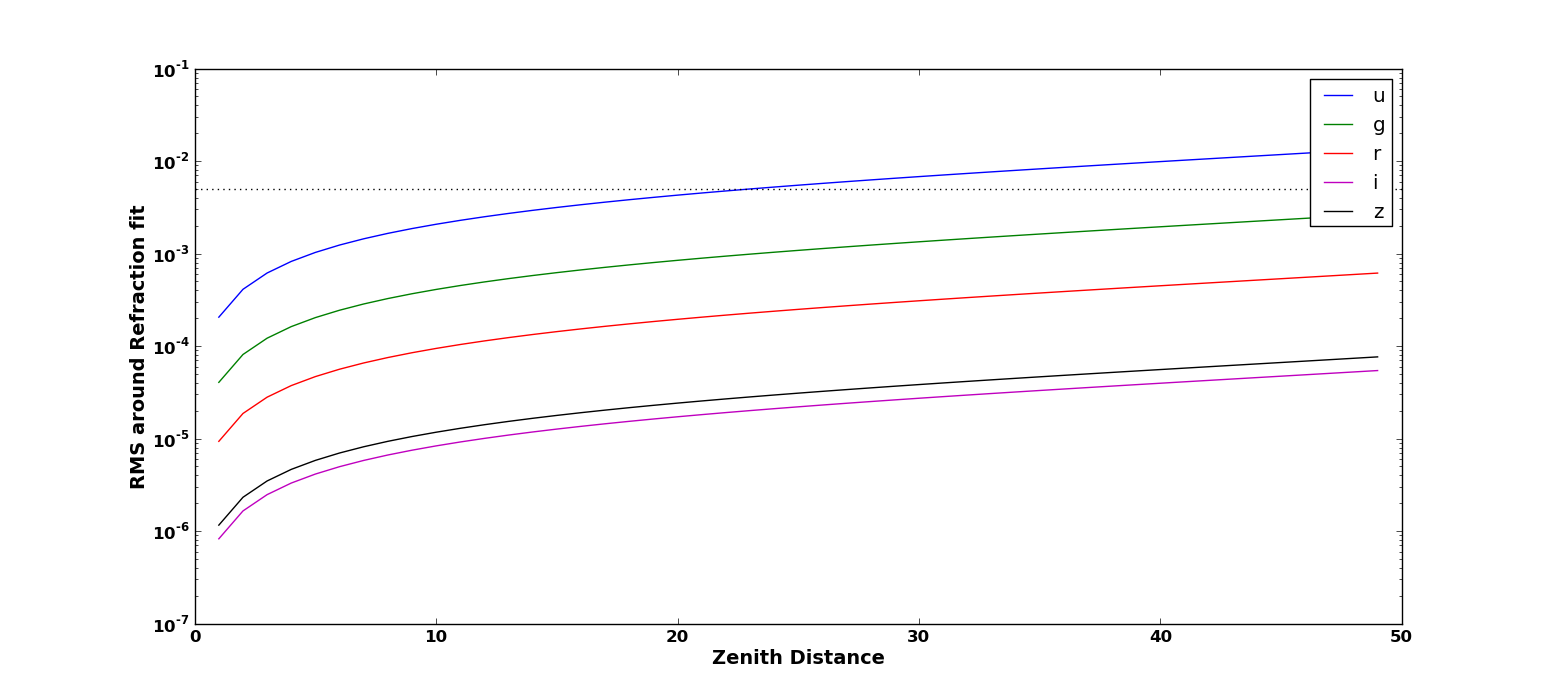

The Python source for this figure:
import sys, os
import numpy as np
import lsst.sims.catalogs.measures.photometry.Sed as Sed
import lsst.sims.catalogs.measures.photometry.Bandpass as Bandpass
import matplotlib.pyplot as plt
from matplotlib.ticker import FormatStrFormatter, MultipleLocator
import cPickle

majorLocatorx   = MultipleLocator(3)
majorLocatory   = MultipleLocator(2)

# This one plots refraction vs. color: What do I need to measure to
# estimate refraction?

contLevel  = 0.01
dcrLevel   = 5e-3
sedName    = "km15_5250.fits_g05_5470.gz"
zds        = np.arange(0, 50, 1)

# Extracted from Winter2014 DCR3.py
def getOffset(wavelen, flux, zd):
    off = refract(wavelen*10**-3,  zd * np.pi / 180.) * 180. / np.pi * 3600. # arcsec
    return np.sum(off * flux) / np.sum(flux)
def refract(wavelength, zd, P=520.0, T=20.0, f=8.0):
    xnm1  = 10**-6 * ( 64.328 + 29498.1 / (146.0 - 1/wavelength**2) + 255.4 / (41.0 - 1/wavelength**2) )
    xnm1 *= P * (1 + (1.049 - 0.0157 * T) * 10**-6 * P) / (720.883 * (1 + 0.003661 * T))
    xnm1 -= 10**-6 * f * (0.0624 - 0.000680/wavelength**2) / (1 + 0.003661 * T)
    xn    = xnm1 + 1
    r0    = (xn**2 - 1) / (2 * xn**2)
    of    = r0 * np.tan(zd) # radians
    return of

def getresids(A, Y):
    cov  = np.linalg.inv(np.dot(A.T, A))
    soln = np.dot(cov, np.dot(A.T, Y))
    pred = np.dot(soln, A.T)
    return soln, Y-pred

def doit(args):
    sed = args
    if sed.startswith("bergeron"):
        pref = "wDs"
        suff = ".gz"
    elif sed.startswith("k"):
        pref = "kurucz"
        suff = ".gz"
    elif sed.startswith("burrows") or sed.startswith("L") or sed.startswith("l") or sed.startswith("m"):
        pref = "mlt"
        suff = ".gz"

    star = Sed()
    star.readSED_flambda(os.path.join(catDir, "SEDs/starSED/%s/%s%s" % (pref, sed, suff)))
    star.flambdaTofnu()
    
    # Resample array elements
    wavelen        = star.wavelen
    fnu            = star.fnu
    wavelenu, fnuu = star.resampleSED(wavelen, fnu, wavelen_match=uBand.wavelen)
    waveleng, fnug = star.resampleSED(wavelen, fnu, wavelen_match=gBand.wavelen)
    wavelenr, fnur = star.resampleSED(wavelen, fnu, wavelen_match=rBand.wavelen)
    waveleni, fnui = star.resampleSED(wavelen, fnu, wavelen_match=iBand.wavelen)
    wavelenz, fnuz = star.resampleSED(wavelen, fnu, wavelen_match=zBand.wavelen)
    fluxu = fnuu * uBand.phi
    fluxg = fnug * gBand.phi
    fluxr = fnur * rBand.phi
    fluxi = fnui * iBand.phi
    fluxz = fnuz * zBand.phi

    fluxes = [fluxu, fluxg, fluxr, fluxi, fluxz]
    nflux  = 5
    colors = []
    for i in range(5):
        for j in range(i+1, 5):
            color = -2.5 * np.log10( np.sum(fluxes[i]) / np.sum(fluxes[j]) )
            colors.append(color)

    refrac = []
    for zd in zds:
        # Find R 
        ru = getOffset(waveleng, fluxu, zd)
        rg = getOffset(waveleng, fluxg, zd)
        rr = getOffset(wavelenr, fluxr, zd)
        ri = getOffset(waveleni, fluxi, zd)
        rz = getOffset(wavelenz, fluxz, zd)
        refrac.append((zd, ru, rg, rr, ri, rz))

    return sed, colors, refrac
    
def integrate(sed, bp):
    wavelen = sed.wavelen
    fnu = sed.fnu
    if sed.needResample(wavelen=wavelen, wavelen_match=bp.wavelen):
        wavelen, fnu = sed.resampleSED(wavelen, fnu, wavelen_match=bp.wavelen)
    return np.sum(fnu * bp.phi)

if __name__ == "__main__":
    pickleFile = "calculateSedDcr3.pickle"
    if not os.path.isfile(pickleFile):
        catDir = os.environ["CAT_SHARE_DATA"]
        filtDir = os.environ["LSST_THROUGHPUTS_BASELINE"]
        uBand  = Bandpass()
        gBand  = Bandpass()
        rBand  = Bandpass()
        iBand  = Bandpass()
        zBand  = Bandpass()
        uBand.readThroughput(os.path.join(filtDir, "total_u.dat"))
        gBand.readThroughput(os.path.join(filtDir, "total_g.dat"))
        rBand.readThroughput(os.path.join(filtDir, "total_r.dat"))
        iBand.readThroughput(os.path.join(filtDir, "total_i.dat"))
        zBand.readThroughput(os.path.join(filtDir, "total_z.dat"))
        uBand.sbTophi()
        gBand.sbTophi()
        rBand.sbTophi()
        iBand.sbTophi()
        zBand.sbTophi()
    
        seen = []
        for line in open(sys.argv[1]).readlines()[1:]:
            sed, mag, nsed = line.split()

            # These seem to have funky colors
            # Leading to u-band refraction RMS residuals of 0.06-0.07" 
            # Without it is 0.01"
            if sed.startswith("burrows") or sed.startswith("L"):
                continue

            if not sed in seen:
                seen.append(sed)
                
        import multiprocessing
        pool = multiprocessing.Pool(multiprocessing.cpu_count()-2)
        results = pool.map(doit, seen)
    
        cPickle.dump(results, open(pickleFile, "wb"))
    else:
        results = cPickle.load(open(pickleFile, "rb"))

    bands  = ("u", "g", "r", "i", "z")
    bcolor = ("b", "g", "r", "m", "k")
    colors = []
    for i in range(5):
        for j in range(i+1,5):
            colors.append("%s-%s" % (bands[i], bands[j]))

    # Refraction in a given band
    bestResults = {}
    for band, idx in zip(bands, (1,2,3,4,5)):
        print "REFRACTION IN %s BAND" % (band)

        # Find out which color works best in predicting the refraction for each passband
        oresults = {}

        #for cidx in range(10):
        # None do, composite colors basically win
        for cidx in range(0):

            # NOTE: the terms with pure color do not seem to work, the
            # solution is biased with mean residuals != 0.0

            # Model12 is refraction = A * tanz + B * tanz**2
            A12 = np.empty((0,2))
            Y12 = np.empty((0,))
            # Model13 is refraction = A * tanz + B * tanz**3
            A13 = np.empty((0,2))
            Y13 = np.empty((0,))

            # Model2 is refraction = A * tanz + C * tanz * color
            A2  = np.empty((0,2))
            Y2  = np.empty((0,))

            # Model32 is refraction = A * tanz + B * tanz**2 + C * tanz * color
            A32 = np.empty((0,3))
            Y32 = np.empty((0,))
            # Model33 is refraction = A * tanz + B * tanz**3 + C * tanz * color
            A33 = np.empty((0,3))
            Y33 = np.empty((0,))
            # Model33 is refraction = A * tanz + B * tanz**3 + C * tanz**5 + D * tanz * color
            A35 = np.empty((0,4))
            Y35 = np.empty((0,))

            # Model32 is refraction = A * tanz + B * tanz**2 + C * tanz * color + D * tanz**2 * color
            A42 = np.empty((0,4))
            Y42 = np.empty((0,))
            # Model33 is refraction = A * tanz + B * tanz**3 + C * tanz * color + D * tanz**3 * color
            A43 = np.empty((0,4))
            Y43 = np.empty((0,))
            # Model33 is refraction = A * tanz + B * tanz**3 + C * tanz**3 + D * tanz * color + E * tanz**3 * color + F * tanz**3 * color
            A45 = np.empty((0,6))
            Y45 = np.empty((0,))


            for result in results:
                color = result[1][cidx]
                zd    = np.array([x[0]   for x in result[2]])
                ref   = np.array([x[idx] for x in result[2]])
                tanz  = np.tan(zd*np.pi/180.) 

                if ref[-1] < 44.5 and band == "u":
                    print result[0]

                A12  = np.vstack((A12, np.vstack((tanz, tanz**2)).T))
                Y12  = np.append(Y12, ref)
                A13  = np.vstack((A13, np.vstack((tanz, tanz**3)).T))
                Y13  = np.append(Y13, ref)

                A2   = np.vstack((A2, np.vstack((tanz, tanz*color)).T))
                Y2   = np.append(Y2, ref)

                A32  = np.vstack((A32, np.vstack((tanz, tanz**2, tanz*color)).T))
                Y32  = np.append(Y32, ref)
                A33  = np.vstack((A33, np.vstack((tanz, tanz**3, tanz*color)).T))
                Y33  = np.append(Y33, ref)
                A35  = np.vstack((A35, np.vstack((tanz, tanz**3, tanz**5, tanz*color)).T))
                Y35  = np.append(Y35, ref)

                A42  = np.vstack((A42, np.vstack((tanz, tanz**2, tanz*color, tanz**2*color)).T))
                Y42  = np.append(Y42, ref)
                A43  = np.vstack((A43, np.vstack((tanz, tanz**3, tanz*color, tanz**3*color)).T))
                Y43  = np.append(Y43, ref)
                A45  = np.vstack((A45, np.vstack((tanz, tanz**3, tanz**5, tanz*color, tanz**3*color, tanz**5*color)).T))
                Y45  = np.append(Y45, ref)

            soln12, resid12 = getresids(A12, Y12)
            soln13, resid13 = getresids(A13, Y13)
            soln2,  resid2  = getresids(A2, Y2)
            soln32, resid32 = getresids(A32, Y32)
            soln33, resid33 = getresids(A33, Y33)
            soln35, resid35 = getresids(A35, Y35)
            soln42, resid42 = getresids(A42, Y42)
            soln43, resid43 = getresids(A43, Y43)
            soln45, resid45 = getresids(A45, Y45)

            #print " %s model 1 : resids %7.4f +/- %5.4f as" % (colors[cidx], np.mean(resid1), np.std(resid1)), soln1
            #print " %s model 2 : resids %7.4f +/- %5.4f as" % (colors[cidx], np.mean(resid2), np.std(resid2)), soln2
            #print " %s model 3 : resids %7.4f +/- %5.4f as" % (colors[cidx], np.mean(resid3), np.std(resid3)), soln3
            #print " %s model 4 : resids %7.4f +/- %5.4f as" % (colors[cidx], np.mean(resid4), np.std(resid4)), soln4
            #print " %s model 5 : resids %7.4f +/- %5.4f as" % (colors[cidx], np.mean(resid5), np.std(resid5)), soln5

            oresults[np.std(resid12)] =  (" %s model 1_2 : resids %8.5f +/- %6.5f as" % (colors[cidx], np.mean(resid12), np.std(resid12)), resid12)
            oresults[np.std(resid13)] =  (" %s model 1_3 : resids %8.5f +/- %6.5f as" % (colors[cidx], np.mean(resid13), np.std(resid13)), resid13)
            oresults[np.std(resid2)]  =  (" %s model 2   : resids %8.5f +/- %6.5f as" % (colors[cidx], np.mean(resid2),  np.std(resid2)),  resid2)
            oresults[np.std(resid32)] =  (" %s model 3_2 : resids %8.5f +/- %6.5f as" % (colors[cidx], np.mean(resid32), np.std(resid32)), resid32)
            oresults[np.std(resid33)] =  (" %s model 3_3 : resids %8.5f +/- %6.5f as" % (colors[cidx], np.mean(resid33), np.std(resid33)), resid33)
            oresults[np.std(resid35)] =  (" %s model 3_5 : resids %8.5f +/- %6.5f as" % (colors[cidx], np.mean(resid35), np.std(resid35)), resid35)
            oresults[np.std(resid42)] =  (" %s model 4_2 : resids %8.5f +/- %6.5f as" % (colors[cidx], np.mean(resid42), np.std(resid42)), resid42)
            oresults[np.std(resid43)] =  (" %s model 4_3 : resids %8.5f +/- %6.5f as" % (colors[cidx], np.mean(resid43), np.std(resid43)), resid43)
            oresults[np.std(resid45)] =  (" %s model 4_5 : resids %8.5f +/- %6.5f as" % (colors[cidx], np.mean(resid45), np.std(resid45)), resid45)

        # Finally, use all the colors to see which are useful
        # Model6 is refraction = A * tanz + Sum_i ( B_i tanz * color_i )
        # This does not look good; ignore
        #A6 = np.empty((0,6))
        #Y6 = np.empty((0,))

        # Model 7: Only u-g, g-r
        A7  = np.empty((0,3))
        Y7  = np.empty((0,))
        A73 = np.empty((0,6))
        Y73 = np.empty((0,))

        # Model 8: Only g-r, r-i
        A8  = np.empty((0,3))
        Y8  = np.empty((0,))
        A83 = np.empty((0,6))
        Y83 = np.empty((0,))

        # Model 9: Only r-i, i-z
        A9  = np.empty((0,3))
        Y9  = np.empty((0,))
        A93 = np.empty((0,6))
        Y93 = np.empty((0,))

        for result in results:
            zd    = np.array([x[0]   for x in result[2]])
            ref   = np.array([x[idx] for x in result[2]])
            tanz  = np.tan(zd*np.pi/180.) 
            #A6    = np.vstack((A6, np.vstack((tanz, tanz*result[1][0], tanz*result[1][4], tanz*result[1][5], tanz*result[1][7], tanz*result[1][9])).T))
            #Y6    = np.append(Y6, ref)

            A7    = np.vstack((A7, np.vstack((tanz, tanz*result[1][0], tanz*result[1][4])).T))
            Y7    = np.append(Y7, ref)
            A73   = np.vstack((A73, np.vstack((tanz, tanz*result[1][0], tanz*result[1][4], tanz**3, tanz**3*result[1][0], tanz**3*result[1][4])).T))
            Y73   = np.append(Y73, ref)

            A8    = np.vstack((A8, np.vstack((tanz, tanz*result[1][4], tanz*result[1][7])).T))
            Y8    = np.append(Y8, ref)
            A83   = np.vstack((A83, np.vstack((tanz, tanz*result[1][4], tanz*result[1][7], tanz**3, tanz**3*result[1][4], tanz**3*result[1][7])).T))
            Y83   = np.append(Y83, ref)

            A9    = np.vstack((A9, np.vstack((tanz, tanz*result[1][7], tanz*result[1][9])).T))
            Y9    = np.append(Y9, ref)
            A93   = np.vstack((A93, np.vstack((tanz, tanz*result[1][7], tanz*result[1][9], tanz**3, tanz**3*result[1][7], tanz**3*result[1][9])).T))
            Y93   = np.append(Y93, ref)

        #soln6, resid6 = getresids(A6, Y6)
        soln7,  resid7  = getresids(A7, Y7)
        soln8,  resid8  = getresids(A8, Y8)
        soln9,  resid9  = getresids(A9, Y9)
        soln73, resid73 = getresids(A73, Y73)
        soln83, resid83 = getresids(A83, Y83)
        soln93, resid93 = getresids(A93, Y93)
        #oresults[np.std(resid6)] =  (" %s model 6   : resids %8.5f +/- %6.5f as" % ("   ", np.mean(resid6),  np.std(resid6)),  resid6)
        oresults[np.std(resid7)]  =  (" %s model 7   : resids %8.5f +/- %6.5f as" % ("   ", np.mean(resid7),  np.std(resid7)),  resid7)
        oresults[np.std(resid73)] =  (" %s model 7_3 : resids %8.5f +/- %6.5f as" % ("   ", np.mean(resid73), np.std(resid73)), resid73)
        oresults[np.std(resid8)]  =  (" %s model 8   : resids %8.5f +/- %6.5f as" % ("   ", np.mean(resid8),  np.std(resid8)),  resid8)
        oresults[np.std(resid83)] =  (" %s model 8_3 : resids %8.5f +/- %6.5f as" % ("   ", np.mean(resid83), np.std(resid83)), resid83)
        oresults[np.std(resid9)]  =  (" %s model 9   : resids %8.5f +/- %6.5f as" % ("   ", np.mean(resid9),  np.std(resid9)),  resid9)
        oresults[np.std(resid93)] =  (" %s model 9_3 : resids %8.5f +/- %6.5f as" % ("   ", np.mean(resid93), np.std(resid93)), resid93)


        ### SORT

        keys = oresults.keys()
        keys.sort()
        for key in keys:
            print oresults[key][0]

        bestResults[band] = oresults[keys[0]][1]

    fig = plt.figure()
    # resids are in blocks of 50
    for bidx, band in enumerate(bands):
        ys  = []
        dys = []
        for i in range(len(zds)):
            data = bestResults[band][i::len(zds)]
            med  = np.median(data)
            std  = 0.741 * (np.percentile(data, 75) - np.percentile(data, 25))
            ys.append(med)
            dys.append(std)
        plt.plot(zds, dys, "%s-" % (bcolor[bidx]), label=band)
    plt.legend()
    plt.xlabel("Zenith Distance", weight="bold", fontsize=14)
    plt.ylabel("RMS around Refraction fit", weight="bold", fontsize=14)
    plt.axhline(y=0.005, c='k', linestyle=':')
    plt.setp(plt.gca().get_xticklabels()+plt.gca().get_yticklabels(), weight="bold", fontsize=12)
    plt.semilogy()
        
    import pdb; pdb.set_trace()

        #plt.figure()
        #plt.plot(A5[:,0], resid5, "r.")
        #plt.figure()
        #plt.plot(A5[:,0], Y5, "r.")
        #plt.show()

        
        
